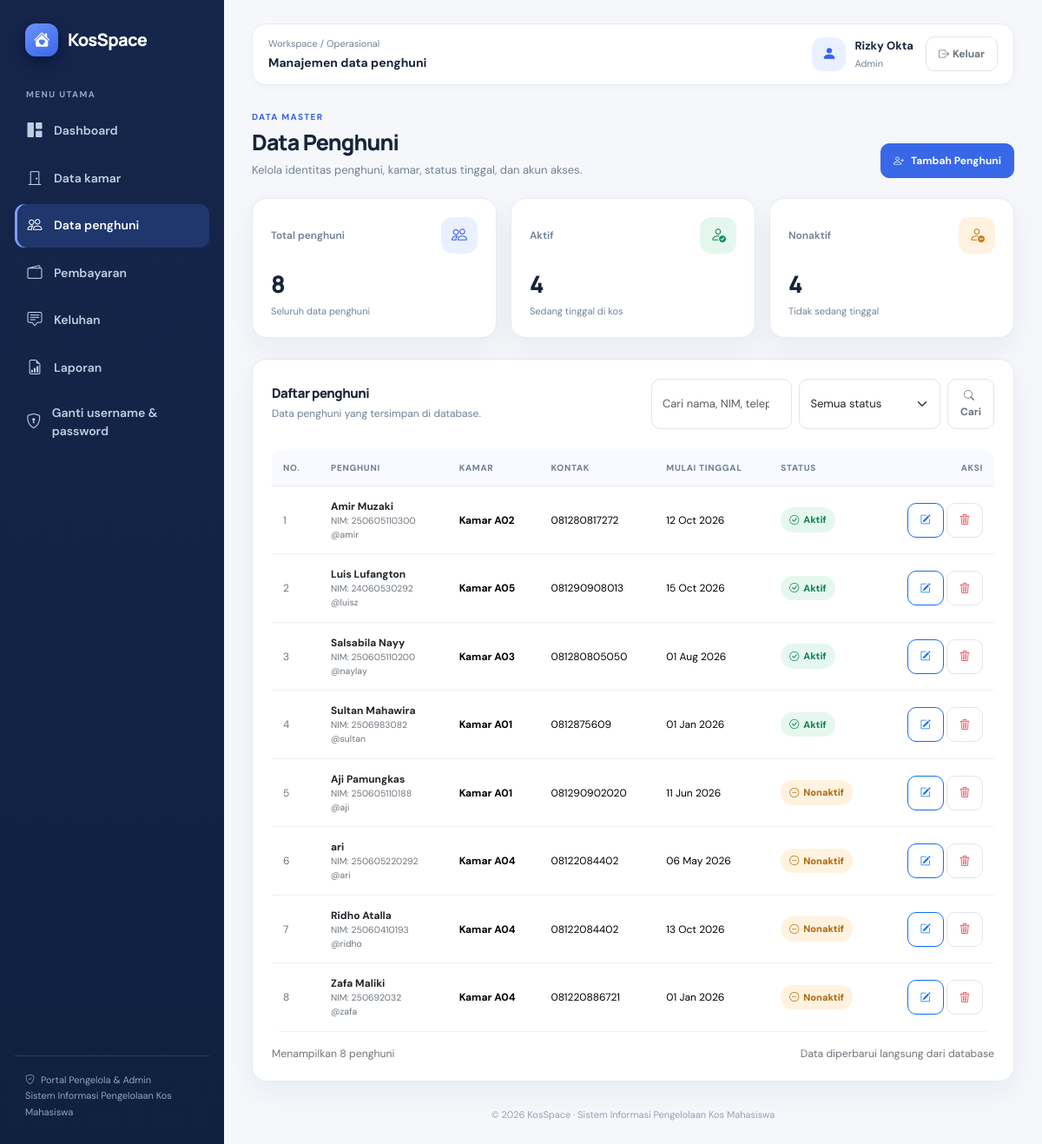
The app's page /admin/penghuni.php (signed in) with its own data.
### tables this page shows
CREATE TABLE `penghuni` (
  `id_penghuni` int(10) UNSIGNED NOT NULL,
  `id_user` int(10) UNSIGNED DEFAULT NULL,
  `id_kamar` int(10) UNSIGNED DEFAULT NULL,
  `nama` varchar(100) NOT NULL,
  `nomor_identitas_mahasiswa` varchar(30) NOT NULL,
  `no_telepon` varchar(20) DEFAULT NULL,
  `tanggal_mulai_tinggal` date NOT NULL,
  `status_penghuni` enum('aktif','nonaktif') NOT NULL DEFAULT 'aktif',
  `created_at` timestamp NOT NULL DEFAULT current_timestamp()
);

CREATE TABLE `users` (
  `id_user` int(10) UNSIGNED NOT NULL,
  `nama` varchar(100) NOT NULL,
  `username` varchar(50) NOT NULL,
  `password` varchar(255) NOT NULL,
  `password_terbuka` text DEFAULT NULL,
  `role` enum('pengelola','admin','penghuni') NOT NULL,
  `created_at` timestamp NOT NULL DEFAULT current_timestamp()
);

CREATE TABLE `kamar` (
  `id_kamar` int(10) UNSIGNED NOT NULL,
  `nomor_kamar` varchar(20) NOT NULL,
  `harga_sewa` decimal(12,2) NOT NULL,
  `fasilitas` text DEFAULT NULL,
  `status_kamar` enum('tersedia','terisi') NOT NULL DEFAULT 'tersedia',
  `created_at` timestamp NOT NULL DEFAULT current_timestamp(),
  `updated_at` timestamp NOT NULL DEFAULT current_timestamp() ON UPDATE current_timestamp()
);

### includes/auth.php (called while the page is built, shortened)
<?php
function isPengelolaUtama(): bool
{
    return ($_SESSION['role'] ?? '') === 'pengelola';
}
?>

### admin/penghuni.php (the view, shortened to what this page needs)
<?php
require_once __DIR__ . '/../includes/auth.php';
require_once __DIR__ . '/../config/database.php';
$kataKunci = trim($_GET['cari'] ?? '');
$sql = "SELECT p.id_penghuni, p.id_user, p.id_kamar, p.nama, p.nomor_identitas_mahasiswa, p.no_telepon,
               p.tanggal_mulai_tinggal, p.status_penghuni, k.nomor_kamar, u.username
        FROM penghuni p
        LEFT JOIN kamar k ON p.id_kamar = k.id_kamar
        LEFT JOIN users u ON p.id_user = u.id_user
        WHERE 1=1";
$params = [];
$sql .= ' ORDER BY p.status_penghuni = \'aktif\' DESC, p.nama ASC';
$stmt = $pdo->prepare($sql);
$stmt->execute($params);
$daftarPenghuni = $stmt->fetchAll();
$totalPenghuni = (int)$pdo->query('SELECT COUNT(*) FROM penghuni')->fetchColumn();
$totalAktif = (int)$pdo->query("SELECT COUNT(*) FROM penghuni WHERE status_penghuni = 'aktif'")->fetchColumn();
$totalNonaktif = $totalPenghuni - $totalAktif;
function ePenghuni($nilai): string { return htmlspecialchars((string)$nilai, ENT_QUOTES, 'UTF-8'); }
function tanggalIndonesia(?string $tanggal): string {
    return date('d M Y', strtotime($tanggal));
}
?>
<!DOCTYPE html>
<html lang="id">
<head>
    <link href="https://cdn.jsdelivr.net/npm/bootstrap@5.3.3/dist/css/bootstrap.min.css" rel="stylesheet">
    <link href="https://cdn.jsdelivr.net/npm/bootstrap-icons@1.11.3/font/bootstrap-icons.min.css" rel="stylesheet">
    <link href="../assets/css/app.css" rel="stylesheet">
</head>
<body>
<div class="app-shell d-flex">
    <?php include __DIR__ . '/../includes/admin_sidebar.php'; ?>
    <main class="app-main">
        <header class="topbar">
            <div><div class="topbar-kicker">Workspace / Operasional</div><div class="topbar-title">Manajemen data penghuni</div></div>
            <div class="user-chip"><div class="avatar"><i class="bi bi-person-fill"></i></div><div class="d-none d-sm-block"><div class="user-name"><?= ePenghuni($_SESSION['nama'] ?? 'Pengelola') ?></div><div class="user-role"><?= isPengelolaUtama() ? 'Pengelola utama' : 'Admin' ?></div></div><a href="../logout.php" class="btn btn-outline-secondary ms-1"><i class="bi bi-box-arrow-right me-1"></i><span class="d-none d-sm-inline">Keluar</span></a></div>
        </header>
        <section class="page-heading">
            <div><div class="eyebrow">Data master</div><h1>Data Penghuni</h1><p>Kelola identitas penghuni, kamar, status tinggal, dan akun akses.</p></div>
            <a href="penghuni_tambah.php" class="btn btn-primary"><i class="bi bi-person-plus me-2"></i>Tambah Penghuni</a>
        </section>
        <section class="row g-3 mb-4">
            <div class="col-4"><div class="stat-card"><div class="stat-top"><span class="stat-label">Total penghuni</span><span class="stat-icon icon-blue"><i class="bi bi-people"></i></span></div><div class="stat-value"><?= number_format($totalPenghuni) ?></div><div class="stat-foot">Seluruh data penghuni</div></div></div>
            <div class="col-4"><div class="stat-card"><div class="stat-top"><span class="stat-label">Aktif</span><span class="stat-icon icon-green"><i class="bi bi-person-check"></i></span></div><div class="stat-value"><?= number_format($totalAktif) ?></div><div class="stat-foot">Sedang tinggal di kos</div></div></div>
            <div class="col-4"><div class="stat-card"><div class="stat-top"><span class="stat-label">Nonaktif</span><span class="stat-icon icon-orange"><i class="bi bi-person-dash"></i></span></div><div class="stat-value"><?= number_format($totalNonaktif) ?></div><div class="stat-foot">Tidak sedang tinggal</div></div></div>
        </section>
        <section class="panel">
            <div class="d-flex flex-column flex-lg-row justify-content-between align-items-lg-center gap-3 mb-4">
                <div><h2 class="panel-title">Daftar penghuni</h2><div class="panel-subtitle">Data penghuni yang tersimpan di database.</div></div>
                <form method="get" class="d-flex flex-column flex-sm-row gap-2" role="search">
                    <input type="search" name="cari" class="form-control" placeholder="Cari nama, NIM, telepon, kamar..." value="<?= ePenghuni($kataKunci) ?>" aria-label="Cari penghuni">
                    <select name="status" class="form-select" aria-label="Filter status" style="min-width:135px"><option value="">Semua status</option></select>
                    <button class="btn btn-outline-secondary" type="submit"><i class="bi bi-search me-1"></i>Cari</button>
                </form>
            </div>
            <div class="table-responsive">
                <table class="table table-hover align-middle mb-0">
                    <thead><tr><th style="width:55px">No.</th><th>Penghuni</th><th>Kamar</th><th>Kontak</th><th>Mulai tinggal</th><th>Status</th><th class="text-end">Aksi</th></tr></thead>
                    <tbody>
                    <?php if (!$daftarPenghuni): ?>
                        <tr><td colspan="7"><div class="empty-state"><i class="bi bi-people"></i><strong class="d-block text-dark mb-1">Belum ada data penghuni</strong><span>Tambahkan penghuni baru atau ubah kata kunci pencarian.</span></div></td></tr>
                    <?php else: foreach ($daftarPenghuni as $index => $p): ?>
                        <tr>
                            <td class="text-secondary"><?= $index + 1 ?></td>
                            <td><div class="fw-bold text-dark"><?= ePenghuni($p['nama']) ?></div><div class="text-secondary small">NIM: <?= ePenghuni($p['nomor_identitas_mahasiswa']) ?></div><div class="text-secondary small">@<?= ePenghuni($p['username'] ?? '-') ?></div></td>
                            <td><?php if (!empty($p['nomor_kamar'])): ?><span class="fw-bold">Kamar <?= ePenghuni($p['nomor_kamar']) ?></span><?php else: ?><span class="text-secondary">Belum ditentukan</span><?php endif; ?></td>
                            <td><?= ePenghuni($p['no_telepon'] ?? '-') ?></td>
                            <td><?= tanggalIndonesia($p['tanggal_mulai_tinggal']) ?></td>
                            <td><?php if ($p['status_penghuni'] === 'aktif'): ?><span class="soft-badge"><i class="bi bi-check-circle"></i> Aktif</span><?php else: ?><span class="soft-badge pending"><i class="bi bi-dash-circle"></i> Nonaktif</span><?php endif; ?></td>
                            <td class="text-end text-nowrap"><a href="penghuni_edit.php?id=<?= (int)$p['id_penghuni'] ?>" class="btn btn-sm btn-outline-primary" title="Edit"><i class="bi bi-pencil-square"></i></a> <form method="post" class="d-inline" onsubmit="return confirm('Yakin ingin menghapus data <?= ePenghuni($p['nama']) ?>?');"><button type="submit" class="btn btn-sm btn-outline-danger" title="Hapus"><i class="bi bi-trash3"></i></button></form></td>
                        </tr>
                    <?php endforeach; endif; ?>
                    </tbody>
                </table>
            </div>
            <div class="d-flex justify-content-between align-items-center flex-wrap gap-2 mt-3"><span class="text-secondary small">Menampilkan <?= count($daftarPenghuni) ?> penghuni</span><span class="text-secondary small">Data diperbarui langsung dari database</span></div>
        </section>
        <footer class="app-footer">&copy; <?= date('Y') ?> KosSpace · Sistem Informasi Pengelolaan Kos Mahasiswa</footer>
    </main>
</div>
</body>
</html>

### assets/css/app.css (style rules this page uses)
:root { --ks-navy:#15264b;--ks-navy-2:#1c3565;--ks-blue:#3867e8;--ks-blue-soft:#eaf0ff;--ks-bg:#f5f7fb;--ks-card:#fff;--ks-text:#18243a;--ks-muted:#718096;--ks-border:#e6ebf3;--ks-green:#138a63;--ks-shadow:0 12px 32px rgba(22,39,73,.055) }
* { box-sizing:border-box }
body { margin:0;background:var(--ks-bg);color:var(--ks-text);font-family:'DM Sans',system-ui,sans-serif;font-size:14px }
h1,h2,h3,h4,h5,h6,.brand,.stat-value { font-family:'Manrope','DM Sans',sans-serif;letter-spacing:-.035em }
a { text-decoration:none }
.app-shell { min-height:100vh }
.app-main { min-width:0;flex:1;padding:27px 32px 25px }
.topbar { display:flex;align-items:center;justify-content:space-between;gap:16px;background:#fff;border:1px solid var(--ks-border);border-radius:16px;padding:14px 18px;margin-bottom:29px;box-shadow:0 3px 14px rgba(22,39,73,.025) }
.topbar-kicker { font-size:11px;color:var(--ks-muted);margin-bottom:3px }
.topbar-title { font-size:14px;font-weight:700 }
.user-chip { display:flex;align-items:center;gap:10px }
.avatar { width:39px;height:39px;display:grid;place-items:center;border-radius:13px;background:var(--ks-blue-soft);color:var(--ks-blue);font-size:17px;font-weight:800;flex-shrink:0 }
.user-name { font-weight:700;font-size:13px }
.user-role { color:var(--ks-muted);font-size:11px;margin-top:2px }
.page-heading { display:flex;align-items:flex-end;justify-content:space-between;gap:15px;margin-bottom:23px }
.page-heading h1 { font-size:25px;font-weight:800;margin:0 0 7px }
.page-heading p { margin:0;color:var(--ks-muted);font-size:13px }
.eyebrow { color:var(--ks-blue);font-size:10px;text-transform:uppercase;letter-spacing:.13em;font-weight:800;margin-bottom:7px }
.panel,.stat-card { background:var(--ks-card);border:1px solid var(--ks-border);border-radius:17px;box-shadow:var(--ks-shadow) }
.panel { padding:22px }
.panel-title { font-size:15px;font-weight:800;margin:0 }
.panel-subtitle { color:var(--ks-muted);font-size:12px;margin-top:5px }
.stat-card { padding:21px;min-height:145px;transition:transform .18s,box-shadow .18s }
.stat-top { display:flex;justify-content:space-between;align-items:center;gap:10px;margin-bottom:19px }
.stat-label { color:var(--ks-muted);font-size:12px;font-weight:600 }
.stat-icon { width:42px;height:42px;border-radius:13px;display:grid;place-items:center;font-size:18px }
.icon-blue { background:#eaf0ff;color:#3867e8 }
.icon-green { background:#e4f7ef;color:#138a63 }
.icon-orange { background:#fff2df;color:#c77917 }
.stat-value { font-size:27px;font-weight:800;line-height:1.2;overflow-wrap:anywhere }
.stat-foot { font-size:11px;color:var(--ks-muted);margin-top:7px }
.btn { border-radius:10px;font-weight:700;font-size:12px;padding:10px 14px }
.btn-primary { background:var(--ks-blue);border-color:var(--ks-blue) }
.btn-outline-secondary,.btn-outline-danger { border-color:#dfe5ef }
.form-control,.form-select { border-color:#dfe5ef;border-radius:10px;min-height:44px;font-size:13px;padding:10px 12px }
.soft-badge { display:inline-flex;align-items:center;gap:5px;padding:6px 10px;border-radius:999px;background:#e5f7ef;color:#11815b;font-size:11px;font-weight:800 }
.soft-badge.pending { background:#fff2df;color:#ad6b10 }
.table { font-size:12px;vertical-align:middle }
.table thead th { background:#f8faff;color:#718096;font-size:10px;text-transform:uppercase;letter-spacing:.07em;font-weight:800;border-bottom:1px solid var(--ks-border);padding:13px }
.table tbody td { padding:14px 13px;border-color:#edf0f5 }
.app-footer { text-align:center;color:#94a0b3;font-size:11px;margin-top:30px }
.table td form { margin:0 }
.table-responsive { border-radius:12px }

### records on screen
penghuni: nama "Amir Muzaki", nomor_identitas_mahasiswa "250605110300", id_user.username "amir", id_kamar.nomor_kamar "A02", no_telepon "081280817272", tanggal_mulai_tinggal "12 Oct 2026", status_penghuni "aktif" (drawn)
penghuni: nama "Luis Lufangton", nomor_identitas_mahasiswa "24060530292", id_user.username "luisz", id_kamar.nomor_kamar "A05", no_telepon "081290908013", tanggal_mulai_tinggal "15 Oct 2026", status_penghuni "aktif" (drawn)
penghuni: nama "Salsabila Nayy", nomor_identitas_mahasiswa "250605110200", id_user.username "naylay", id_kamar.nomor_kamar "A03", no_telepon "081280805050", tanggal_mulai_tinggal "01 Aug 2026", status_penghuni "aktif" (drawn)
penghuni: nama "Sultan Mahawira", nomor_identitas_mahasiswa "2506983082", id_user.username "sultan", id_kamar.nomor_kamar "A01", no_telepon "0812875609", tanggal_mulai_tinggal "01 Jan 2026", status_penghuni "aktif" (drawn)
penghuni: nama "Aji Pamungkas", nomor_identitas_mahasiswa "250605110188", id_user.username "aji", id_kamar.nomor_kamar "A01", no_telepon "081290902020", tanggal_mulai_tinggal "11 Jun 2026", status_penghuni "nonaktif" (drawn)
penghuni: nama "ari", nomor_identitas_mahasiswa "250605220292", id_user.username "ari", id_kamar.nomor_kamar "A04", no_telepon "08122084402", tanggal_mulai_tinggal "06 May 2026", status_penghuni "nonaktif" (drawn)
penghuni: nama "Ridho Atalla", nomor_identitas_mahasiswa "25060410193", id_user.username "ridho", id_kamar.nomor_kamar "A04", no_telepon "08122084402", tanggal_mulai_tinggal "13 Oct 2026", status_penghuni "nonaktif" (drawn)
penghuni: nama "Zafa Maliki", nomor_identitas_mahasiswa "250692032", id_user.username "zafa", id_kamar.nomor_kamar "A04", no_telepon "081220886721", tanggal_mulai_tinggal "01 Jan 2026", status_penghuni "nonaktif" (drawn)

### other values on screen
ePenghuni($_SESSION['nama'] ?? 'Pengelola') "Rizky Okta"
$totalPenghuni "8"
$totalAktif "4"
$totalNonaktif "4"
count($daftarPenghuni) "8"
